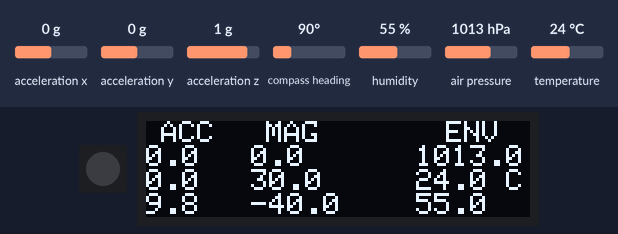
The program below on a simulated CircuitPython board. Shown: 1 RGB LEDs in strip order, left to right, 128×32 one-colour display. Inputs (shaded band) come from the test bench; at power-on: acceleration x 0 g, acceleration y 0 g, acceleration z 1 g, compass heading 90°, humidity 55 %, air pressure 1013 hPa, temperature 24 °C.

Above: at 1.2 s.
1.3 s: acceleration x set to -1.4 g
At 2.6 s:
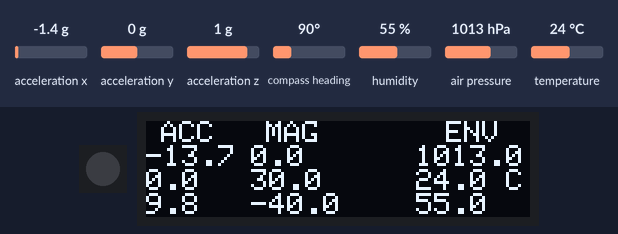
2.9 s: acceleration y set to -1.4 g
At 3.5 s:
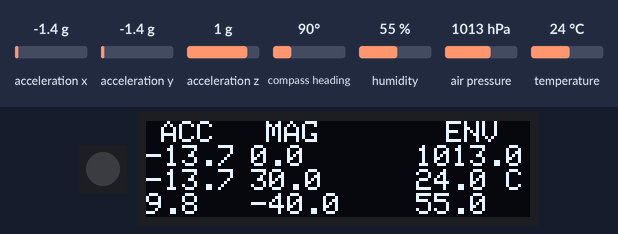
4.5 s: acceleration z set to -1.4 g
At 5.6 s:
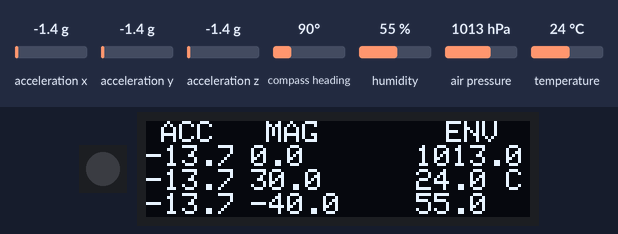
6.0 s: compass heading set to 7°
At 7.3 s:
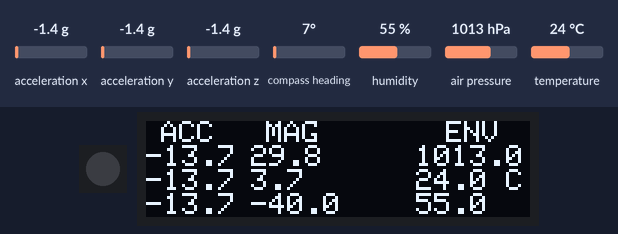
Timing chart, 0 to 8.6 s (numbered marks = the images above; inputs shaded):
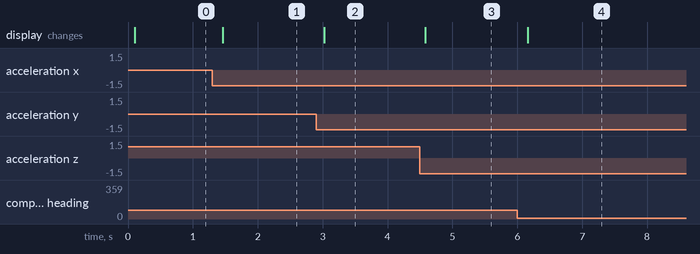

Measured:
- after the input at 1.3 s, the display: changes after 0.16 s (image 1)
- after the input at 2.9 s, the display: changes after 0.12 s (image 2)
- after the input at 4.5 s, the display: changes after 0.08 s (image 3)
- after the input at 6.0 s, the display: changes after 0.16 s (image 4)

The program:

code.py
```python
import time
import board
import neopixel
import displayio
import adafruit_lsm303_accel
import adafruit_lis2mdl
import adafruit_ssd1306
import adafruit_lps2x
import adafruit_sht4x
import adafruit_display_text
import terminalio
import busio
import builtins
from digitalio import DigitalInOut


pixels = neopixel.NeoPixel(board.NEOPIXEL, 1, brightness=0.01)
i2c = board.STEMMA_I2C()
sensor = adafruit_lsm303_accel.LSM303_Accel(i2c)
mag = adafruit_lis2mdl.LIS2MDL(i2c)
lps = adafruit_lps2x.LPS22(i2c)
sht = adafruit_sht4x.SHT4x(i2c)

displayio.release_displays()

# Create the SSD1306 OLED class.
display_width = 128
display_height = 32
display = adafruit_ssd1306.SSD1306_I2C(display_width, display_height, i2c)
# You can change the I2C address with an addr parameter:
# display = adafruit_ssd1306.SSD1306_I2C(display_width, display_height, i2c, addr=0x31)

# fills display with black pixels clearing it
display.fill(0)
display.show()

while True:
#    print("  Running...")
#    pixels.fill((0, 255, 255))    display.fill(0)
#    display.t
#    display.show()
#    time.sleep(0.5)
    accel_x, accel_y, accel_z = sensor.acceleration
    mag_x, mag_y, mag_z = mag.magnetic
    str_acc_x = builtins.str("%.1f" % accel_x)
    str_acc_y = builtins.str("%.1f" % accel_y)
    str_acc_z = builtins.str("%.1f" % accel_z)
    str_mag_x = builtins.str("%.1f" % mag_x)
    str_mag_y = builtins.str("%.1f" % mag_y)
    str_mag_z = builtins.str("%.1f" % mag_z)
    temperature = builtins.str("%.1f C" % lps.temperature)
    humidity = builtins.str("%.1f" % sht.relative_humidity)
    pressure  = builtins.str("%.1f" % lps.pressure)
    display.fill(0)
    display.text("ACC", 5, 0, 1)
    display.text(str_acc_x, 0, 8, 1)
    display.text(str_acc_y, 0, 16, 1)
    display.text(str_acc_z, 0, 24, 1)
    display.text("MAG", 40, 0, 1)
    display.text(str_mag_x, 35, 8, 1)
    display.text(str_mag_y, 35, 16, 1)
    display.text(str_mag_z, 35, 24, 1)
    display.text("ENV", 100, 0, 1)
    display.text(temperature, 90, 16, 1)
    display.text(humidity, 90, 24, 1)
    display.text(pressure, 90, 8, 1)
    display.show()
#    print("Running...")
#    time.sleep(0.5)
```
